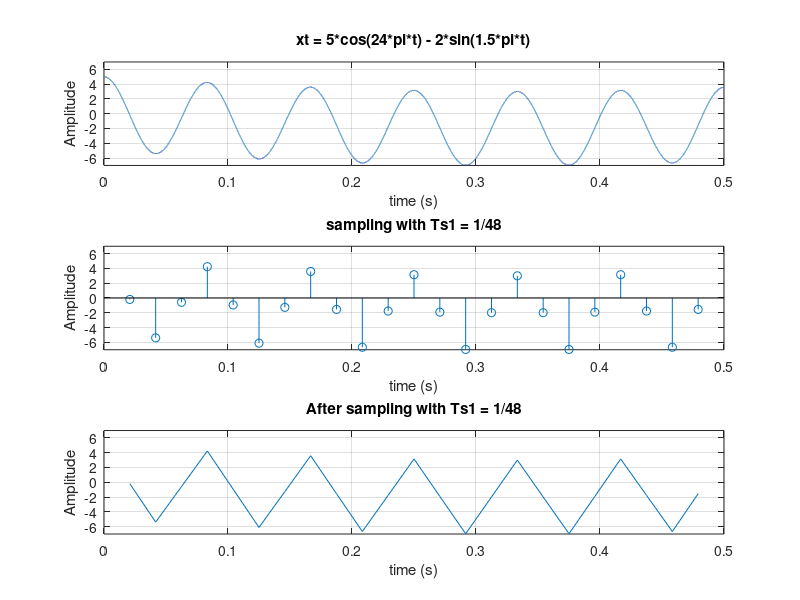
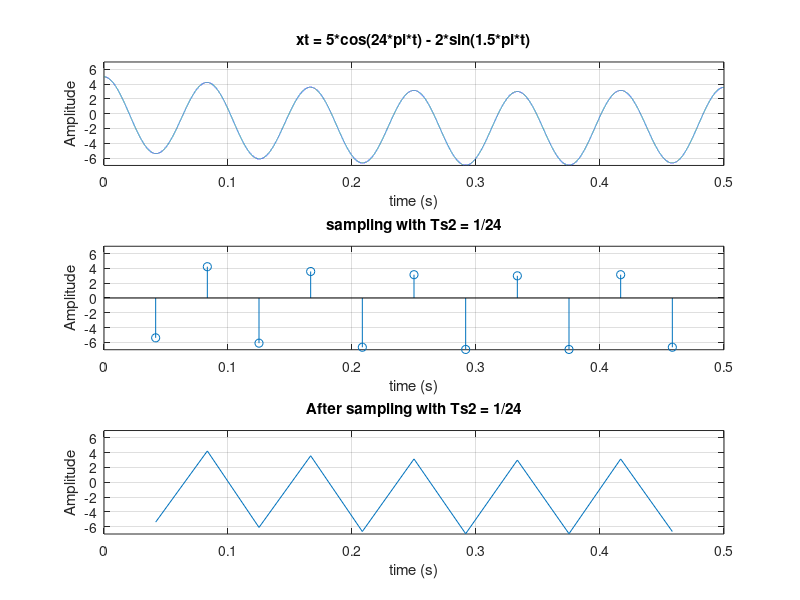
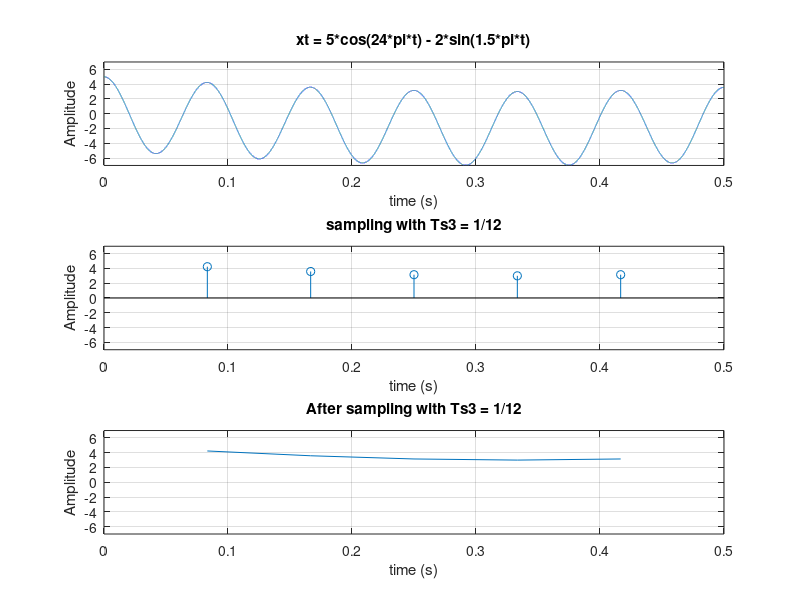
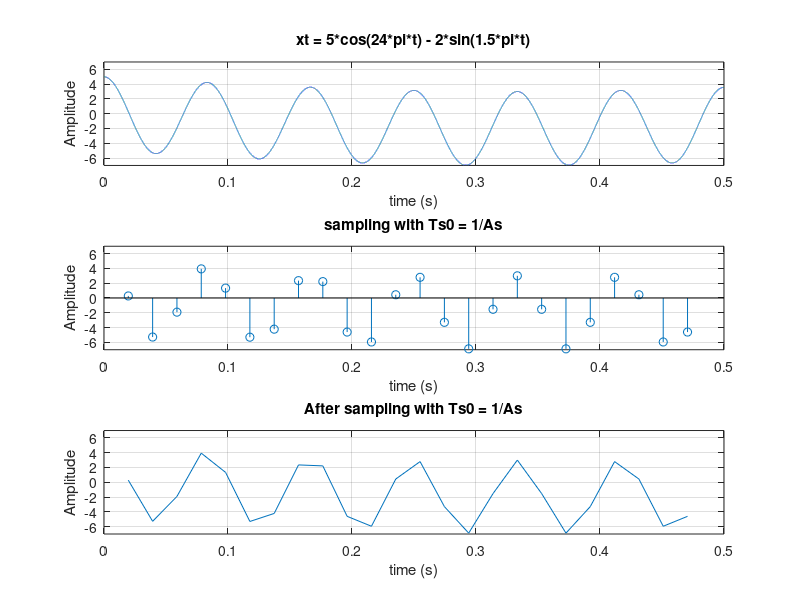

These figures' MATLAB source, in order:
clear all;close all;clc;

%2
dt = 0.01*10^(-3);
t = dt:dt:500*10^(-3)-dt;
xt = 5*cos(24*pi*t) - 2*sin(1.5*pi*t);

dTs1 = 1/48; Ts1 = dTs1:dTs1:500*10^(-3)-dTs1 ;
dTs2 = 1/24; Ts2 = dTs2:dTs2:500*10^(-3)-dTs2 ;
dTs3 = 1/12; Ts3 = dTs3:dTs3:500*10^(-3)-dTs3 ;

xa1 = 5*cos(24*pi*Ts1) - 2*sin(1.5*pi*Ts1);
xa2 = 5*cos(24*pi*Ts2) - 2*sin(1.5*pi*Ts2);
xa3 = 5*cos(24*pi*Ts3) - 2*sin(1.5*pi*Ts3);
%------------first sampling--------------
figure;
subplot(3,1,1);
plot(t,xt);
axis([0 0.5 -7 7]);
xlabel('time (s)');
ylabel('Amplitude');
grid on;
title('xt = 5*cos(24*pi*t) - 2*sin(1.5*pi*t)');

subplot(3,1,2);
stem(Ts1,xa1);
axis([0 0.5 -7 7]);
xlabel('time (s)');
ylabel('Amplitude');
grid on;
title('sampling with Ts1 = 1/48');

subplot(3,1,3);
plot(Ts1,xa1);
axis([0 0.5 -7 7]);
xlabel('time (s)');
ylabel('Amplitude');
grid on;
title('After sampling with Ts1 = 1/48');

%------------second sampling--------------
figure;
subplot(3,1,1);
plot(t,xt);
axis([0 0.5 -7 7]);
xlabel('time (s)');
ylabel('Amplitude');
grid on;
title('xt = 5*cos(24*pi*t) - 2*sin(1.5*pi*t)');

subplot(3,1,2);
stem(Ts2,xa2);
axis([0 0.5 -7 7]);
xlabel('time (s)');
ylabel('Amplitude');
grid on;
title('sampling with Ts2 = 1/24');

subplot(3,1,3);
plot(Ts2,xa2);
axis([0 0.5 -7 7]);
xlabel('time (s)');
ylabel('Amplitude');
grid on;
title('After sampling with Ts2 = 1/24');

%------------third sampling--------------
figure;
subplot(3,1,1);
plot(t,xt);
axis([0 0.5 -7 7]);
xlabel('time (s)');
ylabel('Amplitude');
grid on;
title('xt = 5*cos(24*pi*t) - 2*sin(1.5*pi*t)');

subplot(3,1,2);
stem(Ts3,xa3);
axis([0 0.5 -7 7]);
xlabel('time (s)');
ylabel('Amplitude');
grid on;
title('sampling with Ts3 = 1/12');

subplot(3,1,3);
plot(Ts3,xa3);
axis([0 0.5 -7 7]);
xlabel('time (s)');
ylabel('Amplitude');
grid on;
title('After sampling with Ts3 = 1/12');

%----sampling with Ts form team number-----
As = 51; %we are team number 51
dTs0 = 1/As; Ts0 = dTs0:dTs0:500*10^(-3)-dTs0 ;
xa0 = 5*cos(24*pi*Ts0) - 2*sin(1.5*pi*Ts0);

figure;
subplot(3,1,1);
plot(t,xt);
axis([0 0.5 -7 7]);
xlabel('time (s)');
ylabel('Amplitude');
grid on;
title('xt = 5*cos(24*pi*t) - 2*sin(1.5*pi*t)');

subplot(3,1,2);
stem(Ts0,xa0);
axis([0 0.5 -7 7]);
xlabel('time (s)');
ylabel('Amplitude');
grid on;
title('sampling with Ts0 = 1/As');

subplot(3,1,3);
plot(Ts0,xa0);
axis([0 0.5 -7 7]);
xlabel('time (s)');
ylabel('Amplitude');
grid on;
title('After sampling with Ts0 = 1/As');
